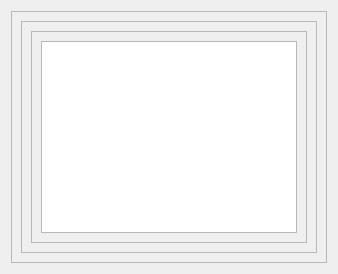
            <widget class="QWidget" name="CMNDPage">
             <layout class="QVBoxLayout" name="verticalLayout_7">
              <item>
               <widget class="QFrame" name="frame_6">
                <property name="frameShape">
                 <enum>QFrame::StyledPanel</enum>
                </property>
                <property name="frameShadow">
                 <enum>QFrame::Raised</enum>
                </property>
                <layout class="QHBoxLayout" name="horizontalLayout_10">
                 <item>
                  <widget class="QFrame" name="frame_11">
                   <property name="frameShape">
                    <enum>QFrame::StyledPanel</enum>
                   </property>
                   <property name="frameShadow">
                    <enum>QFrame::Raised</enum>
                   </property>
                   <layout class="QVBoxLayout" name="verticalLayout_11">
                    <item>
                     <widget class="QFrame" name="frame_12">
                      <property name="frameShape">
                       <enum>QFrame::StyledPanel</enum>
                      </property>
                      <property name="frameShadow">
                       <enum>QFrame::Raised</enum>
                      </property>
                      <layout class="QVBoxLayout" name="verticalLayout_12">
                       <item>
                        <widget class="QTableView" name="tableView"/>
                       </item>
                      </layout>
                     </widget>
                    </item>
                   </layout>
                  </widget>
                 </item>
                </layout>
               </widget>
              </item>
             </layout>
            </widget>
